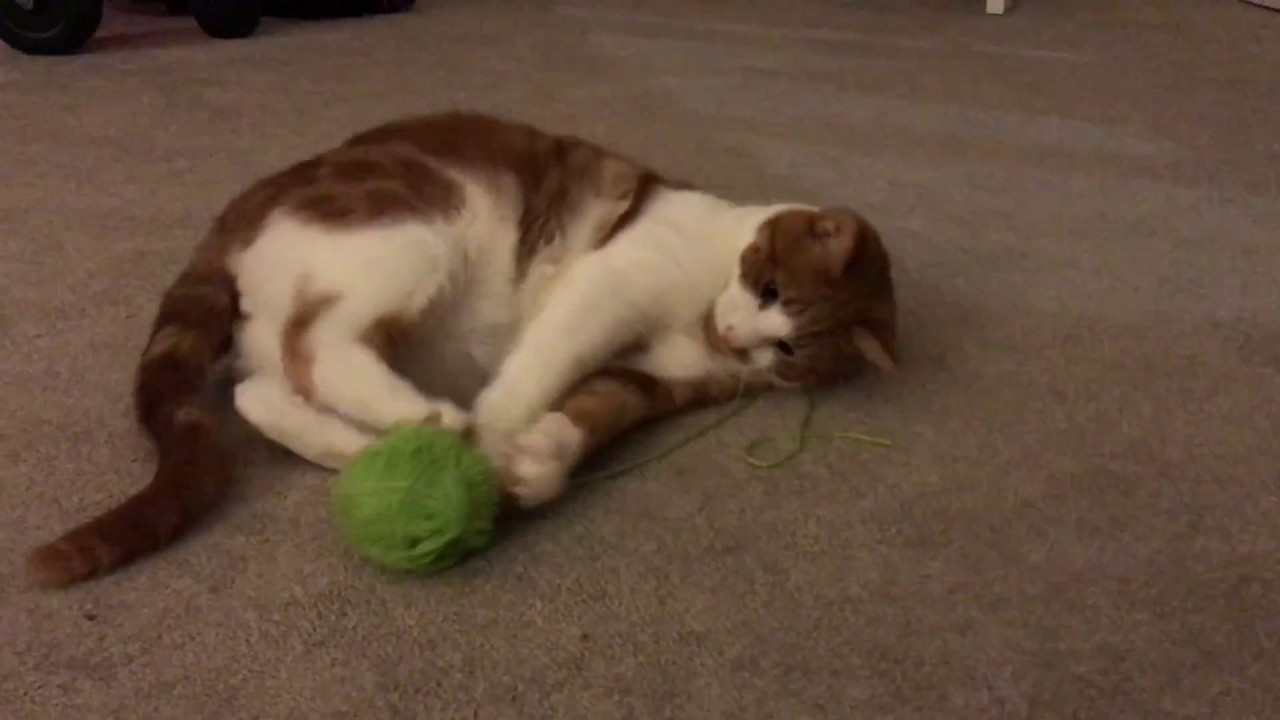
#> input picture kitty.jpg, 1280 x 720 px
$ jupyter execute histogram_equalization.ipynb
#> lines starting #> are read from the running program, lines starting #| are printed output that depends on the picture; after the words box and inside, x2 and y2 are one past the last pixel; in counts of white or black regions, pixels touching at a corner belong together
[cell 1]
import cv2
import numpy as np
from matplotlib import pyplot as plt
from skimage import exposure
def global_histogram_equalization(img):
    return cv2.equalizeHist(img)
def local_histogram_equalization(img, kernel_size=15):
    local_eq=np.zeros_like(img)
    half_k=kernel_size // 2
    rows, cols = img.shape
    for i in range(rows):
        for j in range(cols):
            x1=max(i-half_k, 0)
            x2=min(i+half_k+1, rows)
            y1=max(j-half_k, 0)
            y2=min(j+half_k+1, cols)
    local_region=img[x1:x2, y1:y2]
    local_hist_eq=cv2.equalizeHist(local_region)
    local_eq[i, j] = local_hist_eq[half_k, half_k]

    return local_eq

def adaptive_histogram_equalization(img, clip_limit=0.05):
    ad_eq=exposure.equalize_adapthist(img, clip_limit=clip_limit)
    return (ad_eq * 255).astype(np.uint8)

def contrast_limited_histogram_equalization(img, clip_limit=0.05, tile_grid_size=(8, 8)):
    clahe =cv2.createCLAHE(clipLimit=clip_limit, tileGridSize=tile_grid_size)
    return clahe.apply(img)

image_path='kitty.jpg'
img=cv2.imread(r"kitty.jpg", cv2.IMREAD_GRAYSCALE)
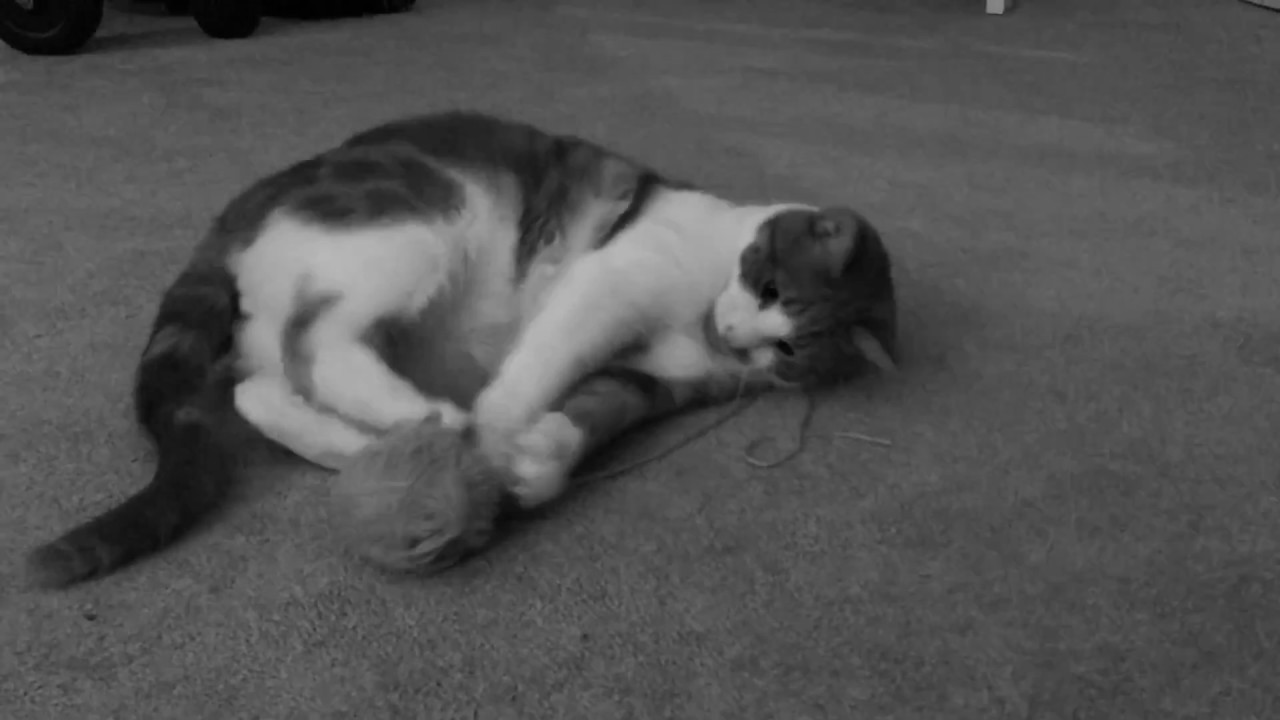
#> img: shape (720, 1280); min 0, max 185, mean 83
if img is None:
    print(f"Error: Unable to load image at {image_path}")
    exit()

[cell 2]
global_eq=global_histogram_equalization(img)
#> in global_histogram_equalization, `return cv2.equalizeHist(img)`:
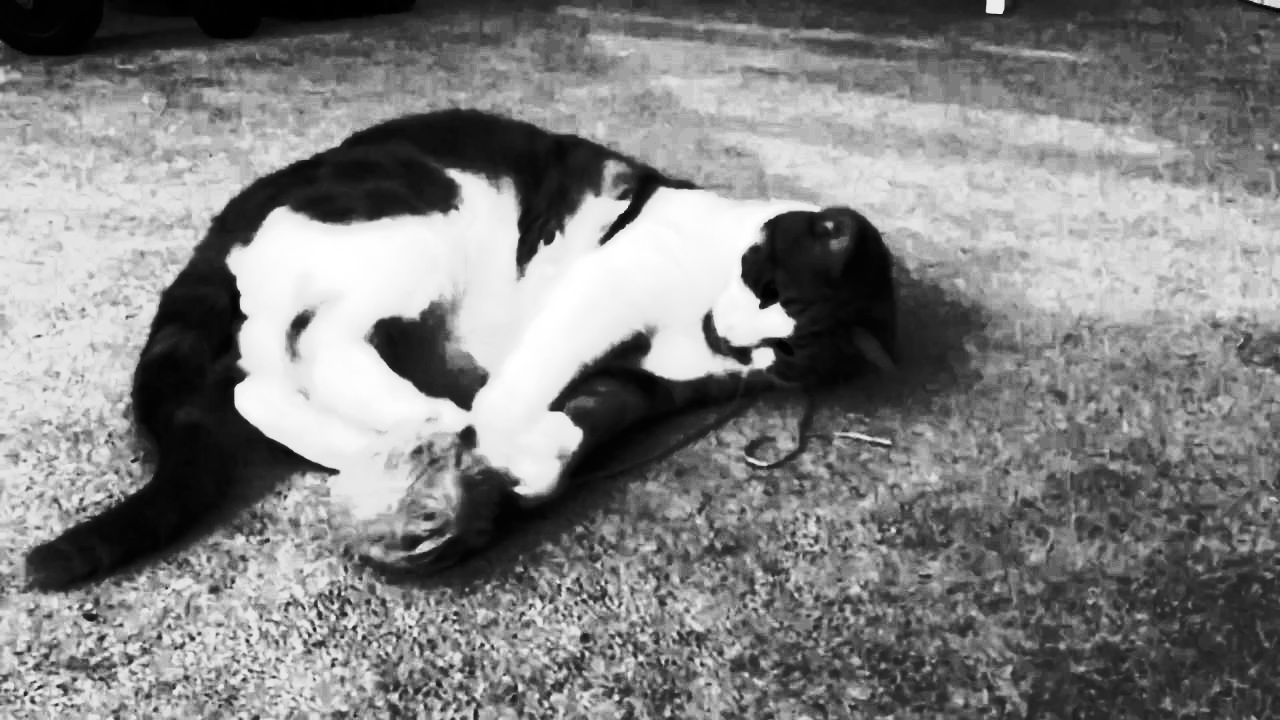
#> returned value: shape (720, 1280); min 0, max 255, mean 130
local_eq=local_histogram_equalization(img)
#> in local_histogram_equalization, `local_eq[i, j] = local_hist_eq[half_k, half_k]`:
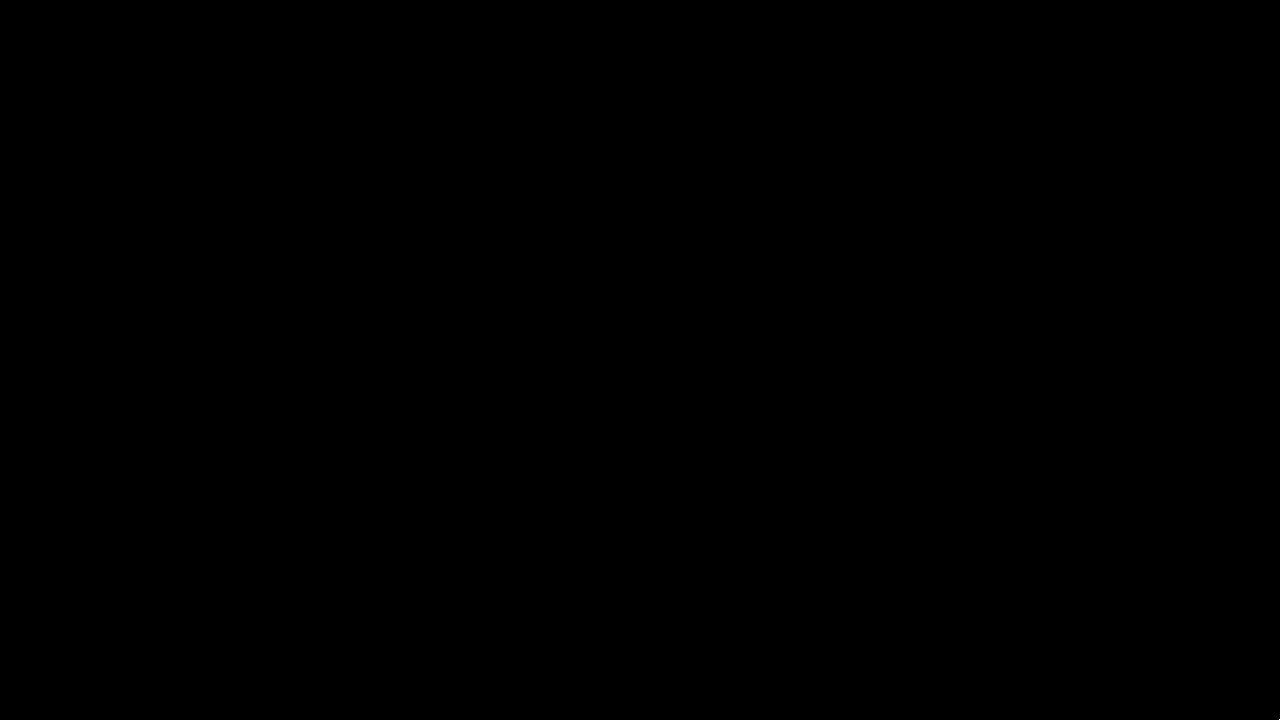
#> local_eq: shape (720, 1280); values 0 (black) and 115 (white), 0% white in thin lines or dots, all inside (x1, y1, x2, y2) = (1279, 719, 1280, 720)
adaptive_eq=adaptive_histogram_equalization(img)
#> in adaptive_histogram_equalization, `ad_eq=exposure.equalize_adapthist(img, clip_limit=clip_limit)`:
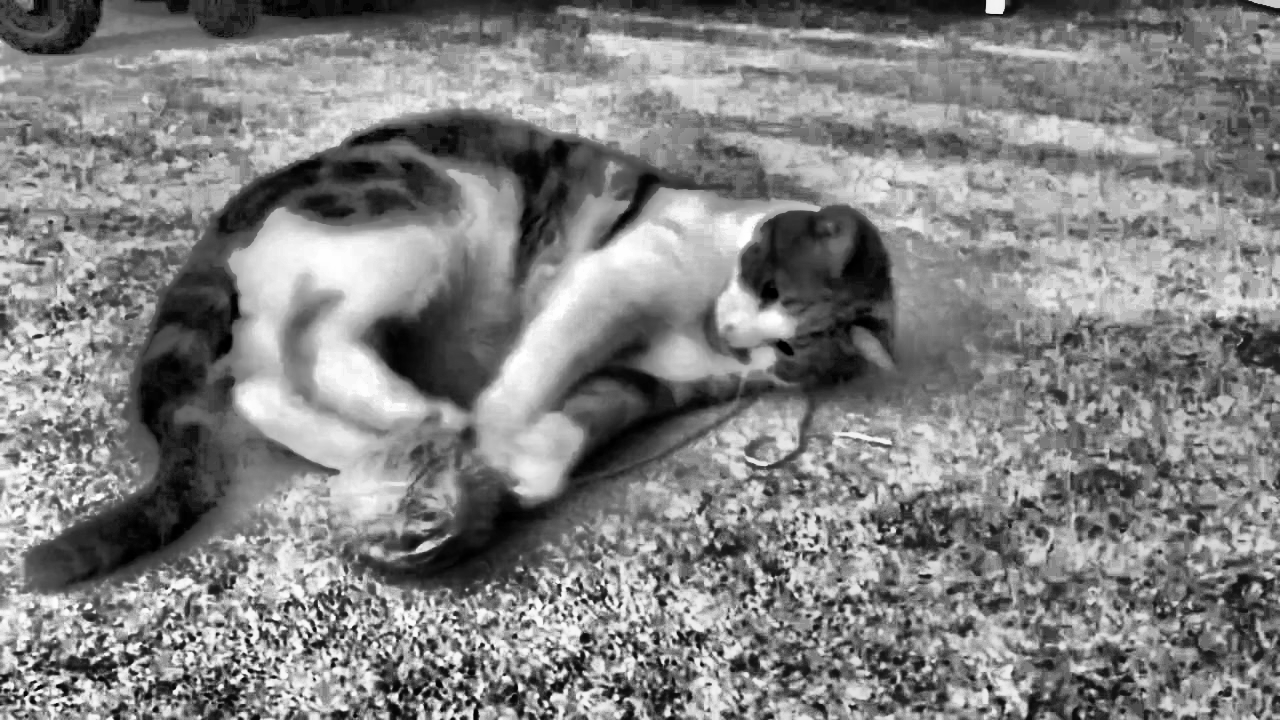
#> ad_eq: shape (720, 1280) float64; min 0, max 1, mean 0.513
clahe_eq=contrast_limited_histogram_equalization(img)

$ run again, with graaphbased.png saved as kitty.jpg
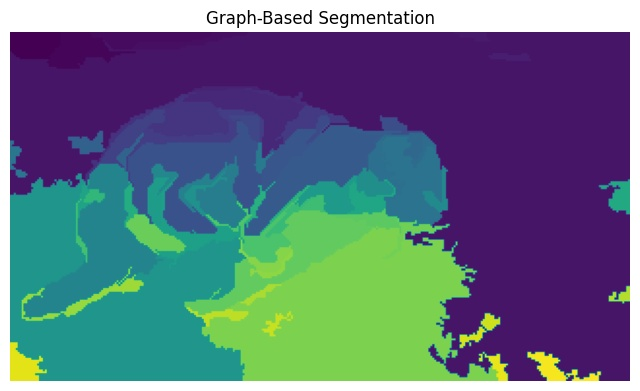
#> input picture graaphbased.png, 640 x 391 px
#> in global_histogram_equalization, `return cv2.equalizeHist(img)`:
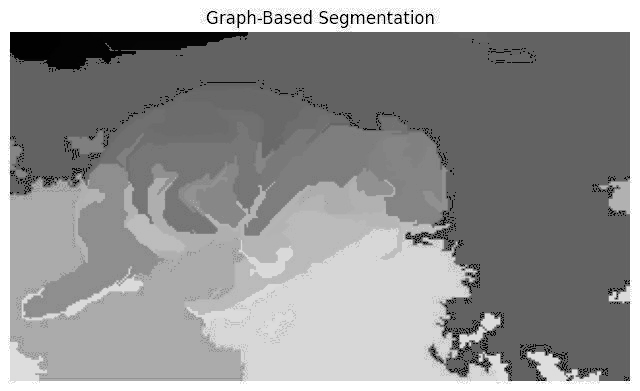
#> returned value: shape (391, 640); min 0, max 255, mean 147.8
#> local_eq: shape (391, 640); 0% white in thin lines or dots, all inside (x1, y1, x2, y2) = (639, 390, 640, 391)
#> in adaptive_histogram_equalization, `ad_eq=exposure.equalize_adapthist(img, clip_limit=clip_limit)`:
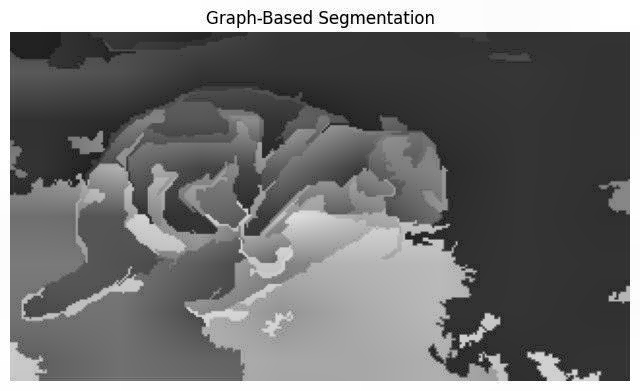
#> ad_eq: shape (391, 640) float64; min 0, max 1, mean 0.448

$ run again, with meanshift.png saved as kitty.jpg
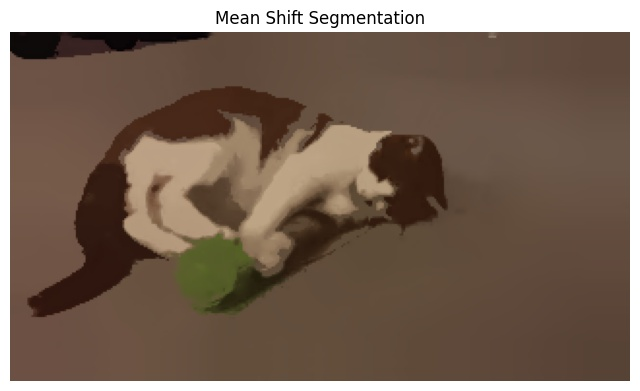
#> input picture meanshift.png, 640 x 391 px
#> in global_histogram_equalization, `return cv2.equalizeHist(img)`:
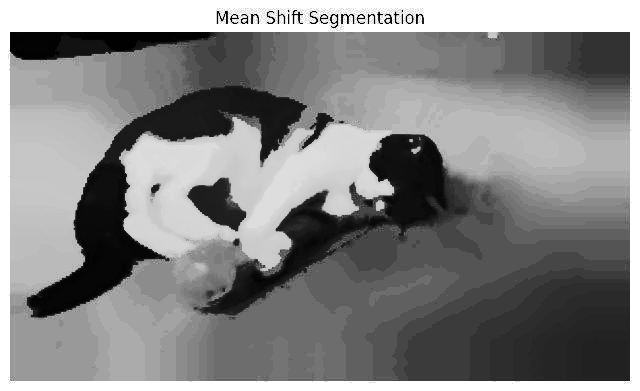
#> returned value: shape (391, 640); min 0, max 255, mean 132.5
#> local_eq: shape (391, 640); 0% white in thin lines or dots, all inside (x1, y1, x2, y2) = (639, 390, 640, 391)
#> in adaptive_histogram_equalization, `ad_eq=exposure.equalize_adapthist(img, clip_limit=clip_limit)`:
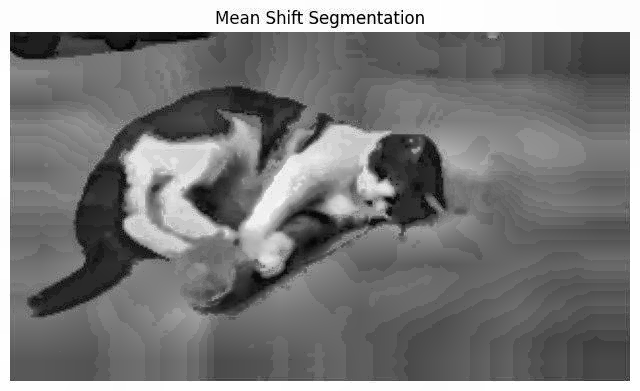
#> ad_eq: shape (391, 640) float64; min 0, max 1, mean 0.488
